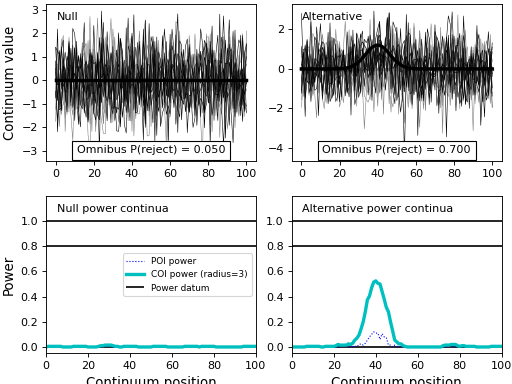

Write Python code to recreate this figure.
import numpy as np
from matplotlib import pyplot
import power1d

J        = 8
Q        = 101
baseline = power1d.geom.Null( Q=Q )
signal0  = power1d.geom.Null( Q=Q )
signal1  = power1d.geom.GaussianPulse( Q=Q, q=40, fwhm=15, amp=1.2 )
noise    = power1d.noise.Gaussian( J=J, Q=Q, mu=0, sigma=1.0 )
model0   = power1d.models.DataSample(baseline, signal0, noise, J=J)
model1   = power1d.models.DataSample(baseline, signal1, noise, J=J)

emodel0  = power1d.models.Experiment( [model0, model0], fn=power1d.stats.t_2sample )
emodel1  = power1d.models.Experiment( [model0, model1], fn=power1d.stats.t_2sample )


###  COMMANDS BELOW SHOULD BE COMMENTED AFTER EXECUTING ONCE
sim      = power1d.models.ExperimentSimulator(emodel0, emodel1)
results  = sim.simulate(iterations=200, progress_bar=True)
fname    = "/tmp/results.npz"
results.save( fname )
###  COMMENTS ABOVE SHOULD BE COMMENTED AFTER EXECUTING ONCE

#Then the results can be re-loaded:
fname         = "/tmp/results.npz"
saved_results = sim.load_simulation_results( fname )
pyplot.close('all')
saved_results.plot()
